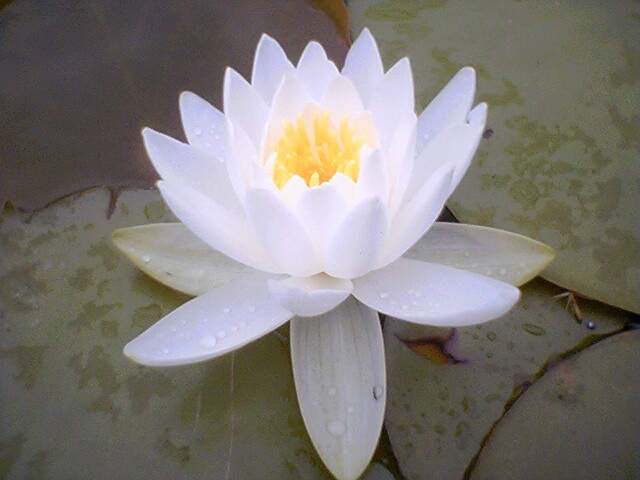
#> input picture lotus1.jpg, 640 x 480 px
$ python swap.py
#> lines starting #> are read from the running program, lines starting #| are printed output that depends on the picture
import cv2
import numpy as np

img1 = cv2.imread("lotus1.jpg")
#> img1 is the input picture: shape (480, 640, 3); mean B, G, R 117.1, 121.6, 125.7
img2 = cv2.imread("lotus2.jpg")
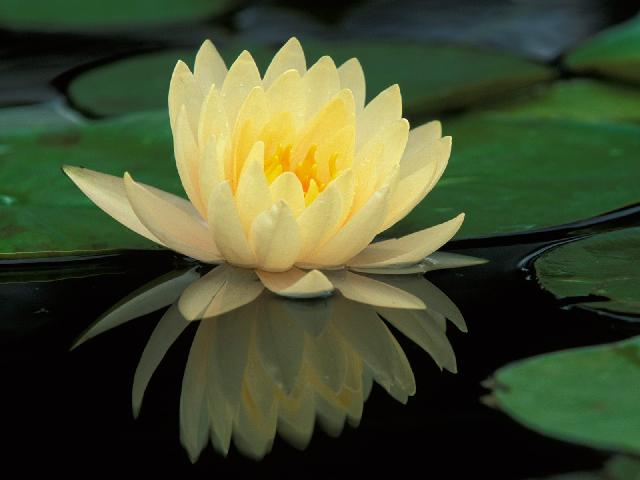
#> input picture lotus2.jpg, 640 x 480 px
#> img2 is the input picture: shape (480, 640, 3); mean B, G, R 46.6, 77.3, 68.2
im3 = cv2.imread("lotus1.jpg")


imgc = img1[3:330,60:465]
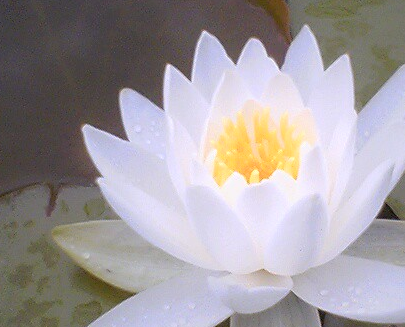
#> imgc: shape (327, 405, 3); mean B, G, R 158.6, 155.2, 161.3
imgd = img2[3:330,60:465]
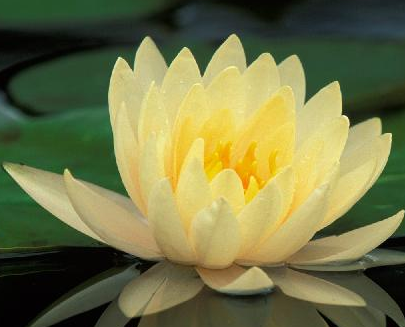
#> imgd: shape (327, 405, 3); mean B, G, R 70.5, 117.1, 115.3
im3[3:330,60:465] = imgd
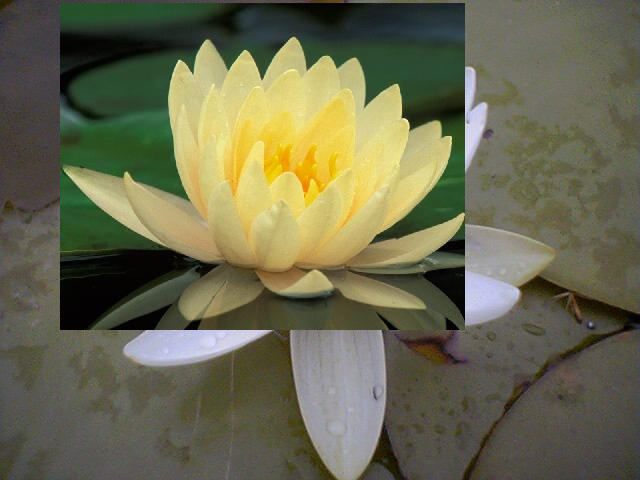
#> im3: shape (480, 640, 3); mean B, G, R 79.2, 105.2, 105.9
img2[3:330,60:465] = imgc
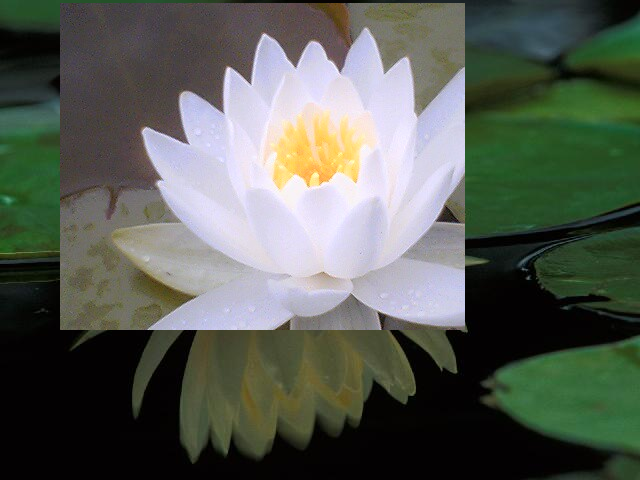
#> img2: shape (480, 640, 3); mean B, G, R 84.6, 93.7, 88


while True:
    # [4 lines of commented-out code are left out]
    cv2.imshow("Image 1", im3)
    cv2.imshow("Image 2", img2)
    if cv2.waitKey(1) & 0xFF == ord("q"):
#> (key q is pressed here)
        break
